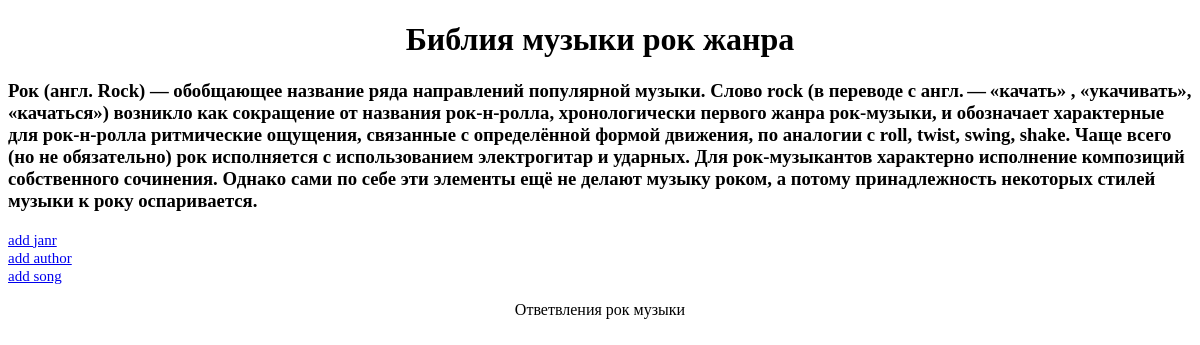
Before: / with the older database file.
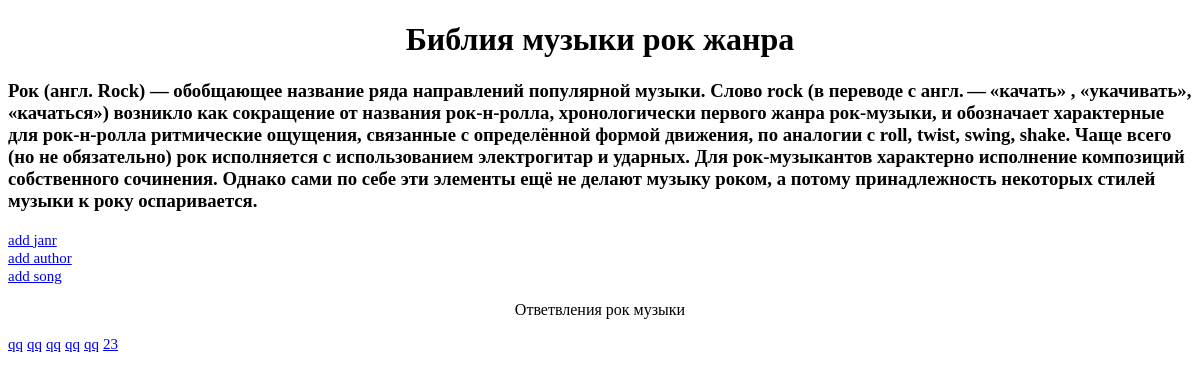
After: the same page with the newer database file.
### musicsite/models.py (models this page shows, shortened)
class Janr(models.Model):
    janr = models.CharField(max_length=999)
    description = models.CharField(max_length=999)

### musicsite/views.py (the view)
# urls.py: path('', views.mainstr, name='main'),
def mainstr(request):
    janr = Janr.objects.all()
    return render(request, 'pages/mainpage.html', {"janrs":janr})

### musicsite/templates/pages/mainpage.html (shortened to what this page needs)
<!DOCTYPE html>
<html lang="en">
<head>
</head>
<body>
<h1 style="text-align: center;">Библия музыки рок жанра</h1>
<h3>Рок (англ. Rock) — обобщающее название ряда направлений популярной музыки. Слово rock (в переводе с англ. — «качать»
    , «укачивать», «качаться») возникло как сокращение от названия рок-н-ролла, хронологически первого жанра рок-музыки,
    и обозначает характерные для рок-н-ролла ритмические ощущения, связанные с определённой формой движения, по аналогии
    с roll, twist, swing, shake. Чаще всего (но не обязательно) рок исполняется с использованием электрогитар и ударных.
    Для рок-музыкантов характерно исполнение композиций собственного сочинения. Однако сами по себе эти элементы ещё не
    делают музыку роком, а потому принадлежность некоторых стилей музыки к року оспаривается.</h3>
<div><a href="http://127.0.0.1:32146/add_page">add janr</a></div>
<div><a href="http://127.0.0.1:32146/add_author">add author</a></div>
<a href="http://127.0.0.1:32146/add_song">add song</a>
<p style="text-align: center;">Ответвления рок музыки</p>
<div>
    {% for i in janrs %}
        <a href="{{i.janr}}">{{i.janr}}</a>
    {% endfor %}
</div>
</body>
</html>

### musicsite/templates/pages/mainpage.html (style rules this page uses)
a { font-size:15px; }

Changed rows visible on the page:
added Janr: janr "qq"
added Janr: janr "qq"
added Janr: janr "qq"
added Janr: janr "qq"
added Janr: janr "qq"
added Janr: janr "23"
